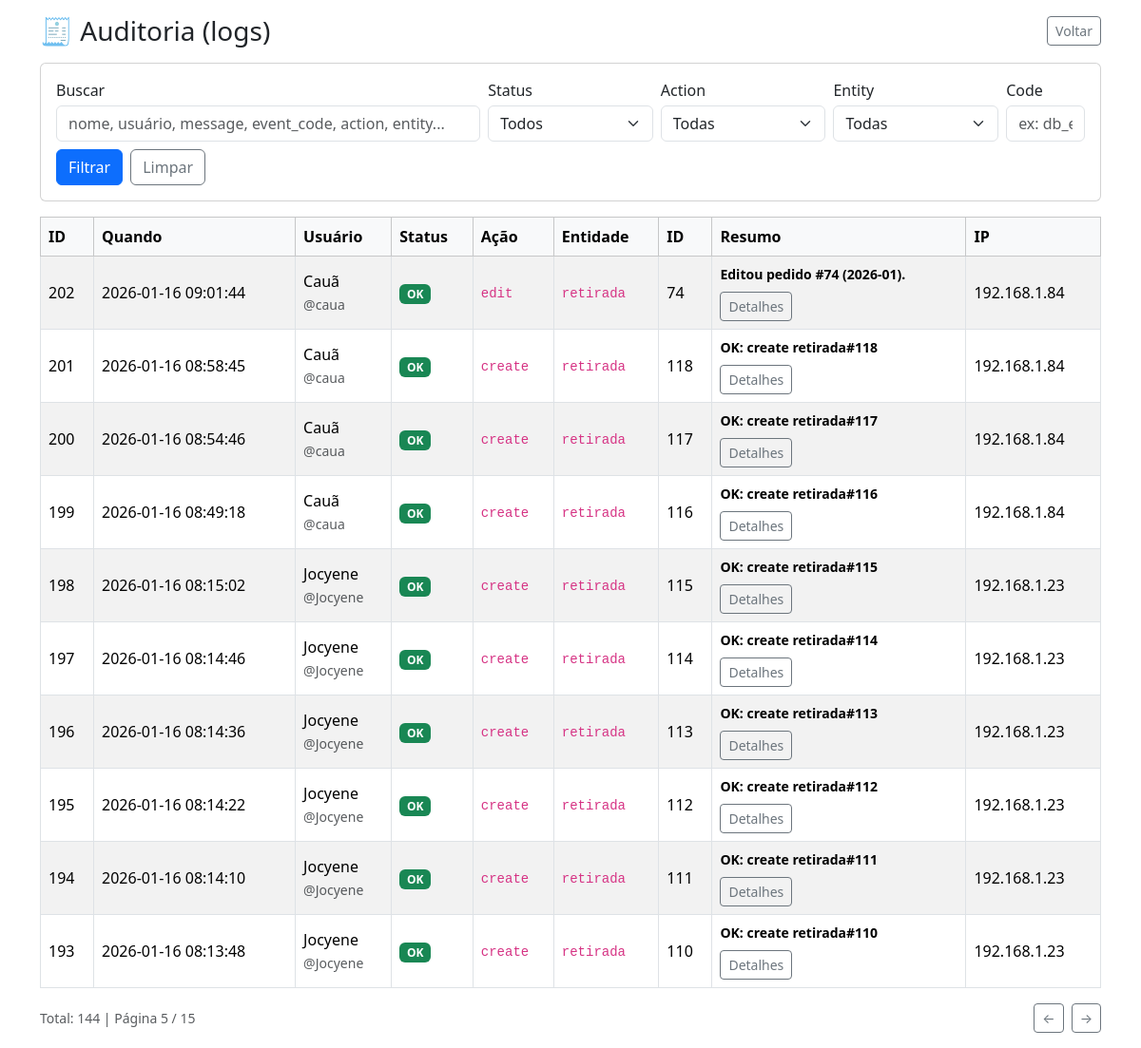
/auditoria.php?p=5 (signed in), run on the app's committed database.
### tables this page shows
CREATE TABLE `audit_logs` (
  `id` int(11) NOT NULL,
  `user_id` int(11) DEFAULT NULL,
  `action` varchar(50) NOT NULL,
  `entity` varchar(50) NOT NULL,
  `entity_id` int(11) DEFAULT NULL,
  `success` tinyint(1) NOT NULL DEFAULT 1,
  `event_code` varchar(80) DEFAULT NULL,
  `message` varchar(255) DEFAULT NULL,
  `before_json` longtext DEFAULT NULL CHECK (json_valid(`before_json`)),
  `after_json` longtext DEFAULT NULL CHECK (json_valid(`after_json`)),
  `payload_json` longtext DEFAULT NULL CHECK (json_valid(`payload_json`)),
  `ip` varchar(45) DEFAULT NULL,
  `user_agent` varchar(255) DEFAULT NULL,
  `created_at` datetime NOT NULL DEFAULT current_timestamp()
);

CREATE TABLE `users` (
  `id` int(11) NOT NULL,
  `nome` varchar(100) NOT NULL,
  `usuario` varchar(50) NOT NULL,
  `senha_hash` varchar(255) NOT NULL,
  `role` enum('admin','operador','visualizador') NOT NULL DEFAULT 'visualizador',
  `ativo` tinyint(1) NOT NULL DEFAULT 1,
  `created_at` timestamp NOT NULL DEFAULT current_timestamp(),
  `last_login_at` datetime DEFAULT NULL
);

### auditoria.php (the view, shortened to what this page needs)
<?php
require 'config/database.php';
$limit = 10;
$page = max(1, (int)($_GET['p'] ?? 1));
$offset = ($page - 1) * $limit;
$q        = trim((string)($_GET['q'] ?? ''));
$success  = trim((string)($_GET['success'] ?? ''));
$eventCode = trim((string)($_GET['event_code'] ?? ''));
$where = " WHERE 1=1 ";
$params = [];
$stmtTotal = $pdo->prepare("
    SELECT COUNT(*)
    FROM audit_logs a
    LEFT JOIN users u ON u.id = a.user_id
    $where
");
$stmtTotal->execute($params);
$total = (int)$stmtTotal->fetchColumn();
$totalPages = max(1, (int)ceil($total / $limit));
$stmt = $pdo->prepare("
    SELECT a.*, u.nome, u.usuario
    FROM audit_logs a
    LEFT JOIN users u ON u.id = a.user_id
    $where
    ORDER BY a.id DESC
    LIMIT $limit OFFSET $offset
");
$stmt->execute($params);
$logs = $stmt->fetchAll(PDO::FETCH_ASSOC);
function h($v): string
{
    return htmlspecialchars((string)$v);
}
?>
<!DOCTYPE html>
<html lang="pt-br">
<head>
    <link href="https://cdn.jsdelivr.net/npm/bootstrap@5.3.2/dist/css/bootstrap.min.css" rel="stylesheet">
</head>
<body class="p-3">
    <div class="container">
        <div class="d-flex justify-content-between align-items-center mb-3">
            <h3 class="m-0">🧾 Auditoria (logs)</h3>
            <div class="d-flex gap-2">
                <a href="index.php" class="btn btn-outline-secondary btn-sm">Voltar</a>
            </div>
        </div>
        <form method="GET" class="card p-3 mb-3">
            <div class="row g-2">
                <div class="col-12 col-md-5">
                    <label class="form-label mb-1">Buscar</label>
                    <input name="q" class="form-control" value="<?= h($q) ?>"
                        placeholder="nome, usuário, message, event_code, action, entity...">
                </div>
                <div class="col-6 col-md-2">
                    <label class="form-label mb-1">Status</label>
                    <select name="success" class="form-select">
                        <option value="" <?= $success === '' ? 'selected' : '' ?>>Todos</option>
                    </select>
                </div>
                <div class="col-6 col-md-2">
                    <label class="form-label mb-1">Action</label>
                    <select name="action" class="form-select">
                        <option value="">Todas</option>
                    </select>
                </div>
                <div class="col-6 col-md-2">
                    <label class="form-label mb-1">Entity</label>
                    <select name="entity" class="form-select">
                        <option value="">Todas</option>
                    </select>
                </div>
                <div class="col-6 col-md-1">
                    <label class="form-label mb-1">Code</label>
                    <input name="event_code" class="form-control" value="<?= h($eventCode) ?>" placeholder="ex: db_error">
                </div>
                <div class="col-12 d-flex gap-2">
                    <button class="btn btn-primary">Filtrar</button>
                    <a class="btn btn-outline-secondary" href="auditoria.php">Limpar</a>
                </div>
            </div>
        </form>
        <div class="table-responsive">
            <table class="table table-bordered table-striped align-middle">
                <thead class="table-light">
                    <tr>
                        <th>ID</th>
                        <th>Quando</th>
                        <th>Usuário</th>
                        <th>Status</th>
                        <th>Ação</th>
                        <th>Entidade</th>
                        <th>ID</th>
                        <th>Resumo</th>
                        <th>IP</th>
                    </tr>
                </thead>
                <tbody>
                    <?php foreach ($logs as $l): ?>
                        <?php $pid = (int)($l['id'] ?? 0); ?>
                        <tr>
                            <td><?= $pid ?></td>
                            <td><?= h($l['created_at'] ?? '') ?></td>
                            <td>
                                <?= h($l['nome'] ?? '—') ?>
                                <br><small class="text-muted">@<?= h($l['usuario'] ?? '—') ?></small>
                            </td>
                            <td class="text-nowrap">
                                <?php if ((int)($l['success'] ?? 1) === 1): ?>
                                    <span class="badge bg-success">OK</span>
                                <?php else: ?>
                                    <span class="badge bg-danger">FALHA</span>
                                <?php endif; ?>
                            </td>
                            <td><code><?= h($l['action'] ?? '') ?></code></td>
                            <td><code><?= h($l['entity'] ?? '') ?></code></td>
                            <td><?= h($l['entity_id'] ?? '—') ?></td>
                            <td class="text-start" style="max-width:520px;">
                                <div class="small fw-semibold"><?= h($l['message'] ?? '') ?></div>
                                <div class="mt-2 d-flex gap-2 flex-wrap">
                                    <button
                                        type="button"
                                        class="btn btn-outline-secondary btn-sm"
                                        data-bs-toggle="modal"
                                        data-bs-target="#auditModal<?= $pid ?>">
                                        Detalhes
                                    </button>
                                </div>
                            </td>
                            <td><?= h($l['ip'] ?? '—') ?></td>
                        </tr>
                    <?php endforeach; ?>
                </tbody>
            </table>
        </div>
        <div class="d-flex justify-content-between align-items-center">
            <div class="text-muted small">
                Total: <?= (int)$total ?> | Página <?= (int)$page ?> / <?= (int)$totalPages ?>
            </div>
            <div class="d-flex gap-2">
                <?php if ($page > 1): ?>
                    <a class="btn btn-outline-secondary btn-sm"
                        href="<?= h('auditoria.php?' . http_build_query(array_merge($_GET, ['p' => $page - 1]))) ?>">←</a>
                <?php endif; ?>
                <?php if ($page < $totalPages): ?>
                    <a class="btn btn-outline-secondary btn-sm"
                        href="<?= h('auditoria.php?' . http_build_query(array_merge($_GET, ['p' => $page + 1]))) ?>">→</a>
                <?php endif; ?>
            </div>
        </div>
    </div>
</body>
</html>

### data on the page
audit_logs: id "202", created_at "2026-01-16 09:01:44", user.nome "Cauã", user.usuario "caua", success "OK", action "edit", entity "retirada", entity "74", message "Editou pedido #74 (2026-01).", ip "192.168.1.84"
audit_logs: id "201", created_at "2026-01-16 08:58:45", user.nome "Cauã", user.usuario "caua", success "OK", action "create", entity "retirada", entity "118", message "OK: create retirada#118", ip "192.168.1.84"
audit_logs: id "200", created_at "2026-01-16 08:54:46", user.nome "Cauã", user.usuario "caua", success "OK", action "create", entity "retirada", entity "117", message "OK: create retirada#117", ip "192.168.1.84"
audit_logs: id "199", created_at "2026-01-16 08:49:18", user.nome "Cauã", user.usuario "caua", success "OK", action "create", entity "retirada", entity "116", message "OK: create retirada#116", ip "192.168.1.84"
audit_logs: id "198", created_at "2026-01-16 08:15:02", user.nome "Jocyene", user.usuario "Jocyene", success "OK", action "create", entity "retirada", entity "115", message "OK: create retirada#115", ip "192.168.1.23"
audit_logs: id "197", created_at "2026-01-16 08:14:46", user.nome "Jocyene", user.usuario "Jocyene", success "OK", action "create", entity "retirada", entity "114", message "OK: create retirada#114", ip "192.168.1.23"
audit_logs: id "196", created_at "2026-01-16 08:14:36", user.nome "Jocyene", user.usuario "Jocyene", success "OK", action "create", entity "retirada", entity "113", message "OK: create retirada#113", ip "192.168.1.23"
audit_logs: id "195", created_at "2026-01-16 08:14:22", user.nome "Jocyene", user.usuario "Jocyene", success "OK", action "create", entity "retirada", entity "112", message "OK: create retirada#112", ip "192.168.1.23"
audit_logs: id "194", created_at "2026-01-16 08:14:10", user.nome "Jocyene", user.usuario "Jocyene", success "OK", action "create", entity "retirada", entity "111", message "OK: create retirada#111", ip "192.168.1.23"
audit_logs: id "193", created_at "2026-01-16 08:13:48", user.nome "Jocyene", user.usuario "Jocyene", success "OK", action "create", entity "retirada", entity "110", message "OK: create retirada#110", ip "192.168.1.23"

### other printed values
$total "144"
$page "5"
$totalPages "15"
